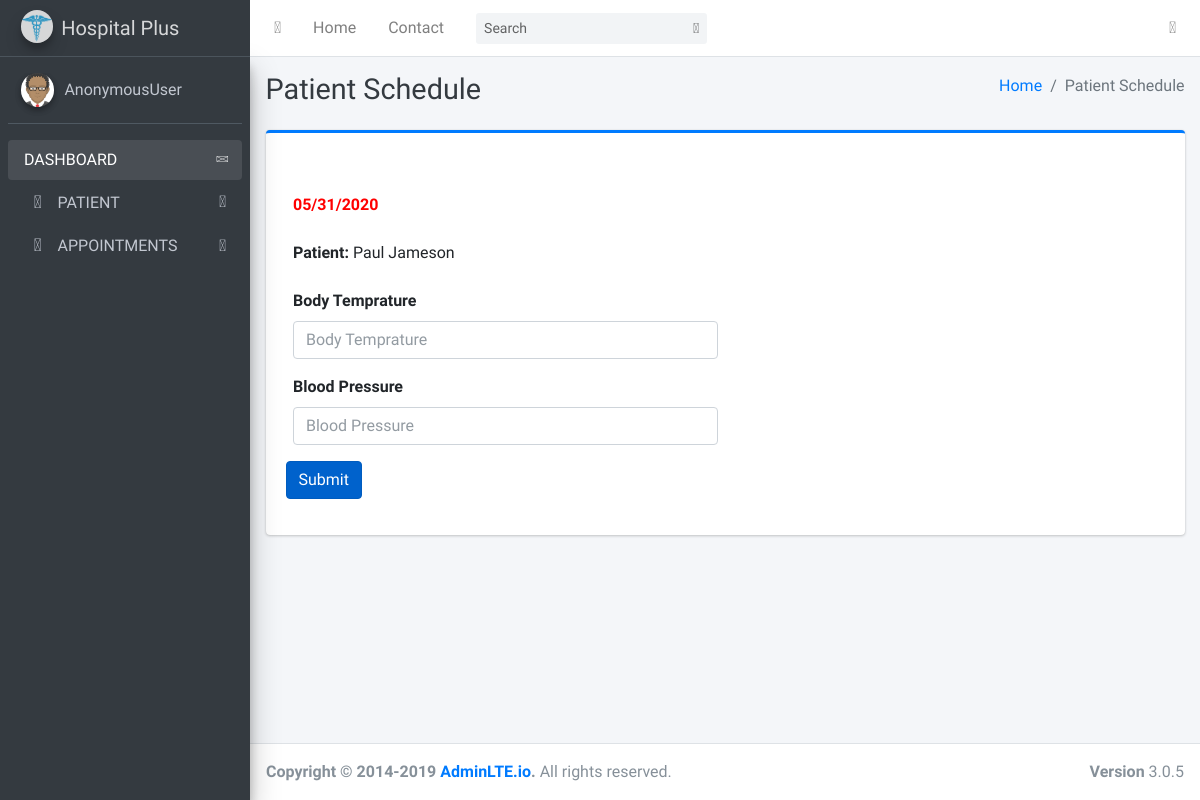
Page /schedule/1/ on the earlier database version.
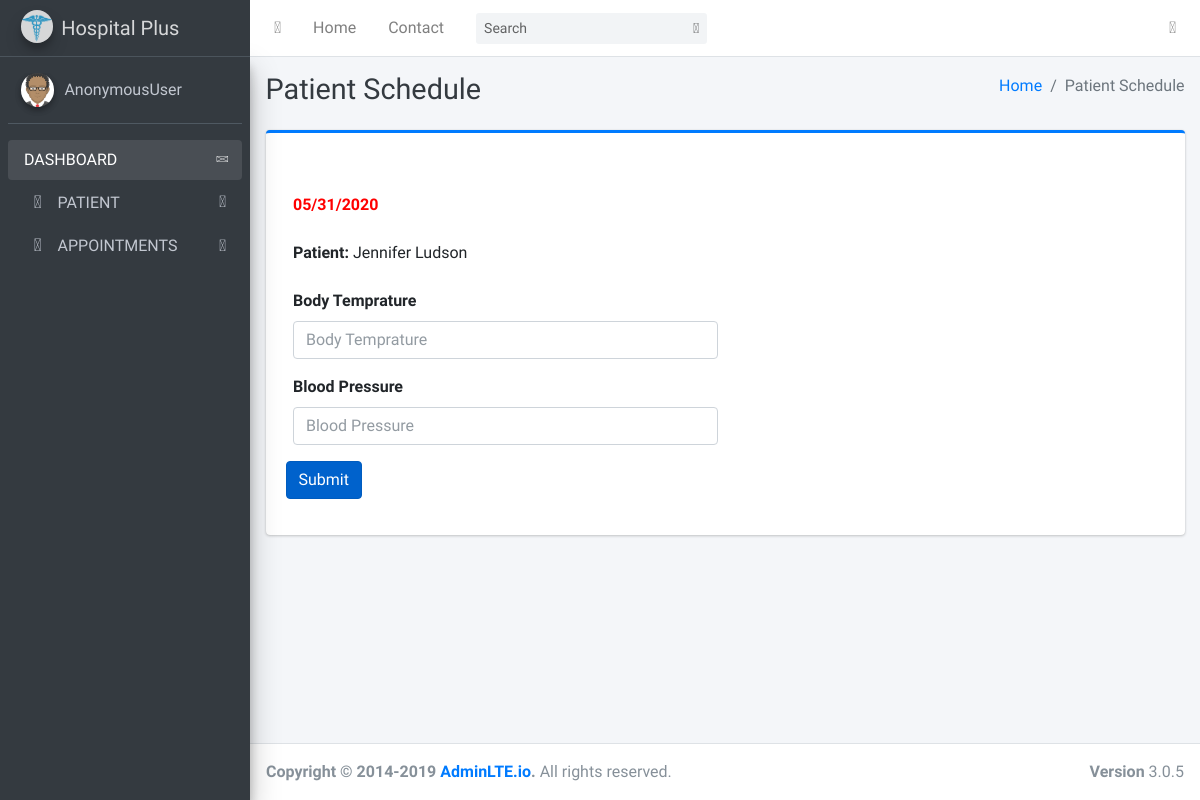
Same page on the later database version.
### hms/models.py (models this page shows, shortened)
class Patients(models.Model):
    fullName = models.CharField('Full Name', max_length=150, null = True)
    gender_choices = [
        ('Male', 'Male'),
        ('Female', 'Female'),
        ('Others', 'Others'),
    ]
    gender = models.CharField(
        max_length=10,
        choices=gender_choices,
        default= "AB+",
    )
    blood_group_choices = [
        ('A+', 'A+'),
        ('A-', 'A-'),
        ('B+', 'B+'),
        ('B-', 'B-'),
        ('O+', 'O+'),
        ('O-', 'O-'),
        ('AB+', 'AB+'),
        ('AB-', 'AB-'),
    ]
    blood_group = models.CharField(
        max_length=10,
        choices=blood_group_choices,
        default= "---",
    )
    birth_date = models.DateField('Date of Birth', null = True)
    phone = models.CharField('Phone Number', max_length=150, null = True)
    address = models.CharField('Address', max_length=150, null = True)
    patient_email = models.EmailField('Email', max_length=150, null = True)
    status_choices = [
        ('------', '-------'),
        ('Active', 'Active'),
        ('In-Active', 'In-Active'),
    ]
    status = models.CharField(
        max_length=20,
        choices=status_choices,
        default= "---",
    )
    create_date = models.DateField(auto_now_add=True, null = True)
    update_date = models.DateTimeField(auto_now=True,  null = True)

### hms/views.py (the view)
# urls.py: path('schedule/<str:pk>/', views.addSchedule, name='schedule'),
def addSchedule(request, pk):
    patients = Patients.objects.get(id=pk)
    form = ScheduleForm()
    if request.method == 'POST':
        form = ScheduleForm(request.POST)
        if form.is_valid():
           form.save()
           return redirect ('home')
    context = {'form':form, 'patients':patients }
    return render(request, 'hms/schedule.html', context)

### hms/forms.py
class ScheduleForm(forms.ModelForm):
    class Meta:
        model = Schedule
        fields = '__all__'
        exclude = ['patient_name']

### hms/templates/hms/schedule.html (shortened to what this page needs)
{% extends 'index.html' %}
{% load widget_tweaks %}
{% block cardtitle%} Patient Schedule  {% endblock%}
{% block breadcrumb%} Patient Schedule  {% endblock%}
{% block content %}
<form action="" method="post">
        <div class="form-group col-md-6" >
          <div><label for="schedule_date" style="color:red">{% now ' m/d/Y' %}</label></div>
        </div>
        <div class="form-group col-md-6">
            <label for="patient_name">Patient:  </label> {{patients.fullName}}
          </div>
          <div class="form-group col-md-6">
            <label for="description">Body Temprature</label>
            {% render_field form.temperature  placeholder="Body Temprature" type="text" class="form-control" %}
          </div>
          <div class="form-group col-md-6">
            <label for="case_status">Blood Pressure</label>
            {% render_field form.blood_pressure placeholder="Blood Pressure" type="text" class="form-control" %}
          </div>
    <button type="submit" class="btn btn-primary active">Submit</button>
  </form>
{%endblock%}

### hms/templates/index.html (shortened to what this page needs)
{%load static %}
<!DOCTYPE html>
<html>
<head>
  <link rel="stylesheet" href="{% static 'css/fontawesome.min.css' %}">
  <link rel="stylesheet" href="{% static 'css/ionicons.min.css' %}">
  <link rel="stylesheet" href="{% static 'css/bootstrap.min.css' %}">
  <link rel="stylesheet" href="{% static 'css/adminlte.min.css' %}">
</head>
<body class="hold-transition sidebar-mini layout-navbar-fixed">
<div class="wrapper">
  <nav class="main-header navbar navbar-expand navbar-white navbar-light">
    <ul class="navbar-nav">
      <li class="nav-item">
        <a class="nav-link" data-widget="pushmenu" href="#" role="button"><i class="fas fa-bars"></i></a>
      </li>
      <li class="nav-item d-none d-sm-inline-block">
        <a href="index3.html" class="nav-link">Home</a>
      </li>
      <li class="nav-item d-none d-sm-inline-block">
        <a href="#" class="nav-link">Contact</a>
      </li>
    </ul>
    <form class="form-inline ml-3">
      <div class="input-group input-group-sm">
        <input class="form-control form-control-navbar" type="search" placeholder="Search" aria-label="Search">
        <div class="input-group-append">
          <button class="btn btn-navbar" type="submit">
            <i class="fas fa-search"></i>
          </button>
        </div>
      </div>
    </form>
    <ul class="navbar-nav ml-auto">
      <li class="nav-item">
        <a class="nav-link" data-widget="control-sidebar" data-slide="true" href="#" role="button">
          <i class="fas fa-th-large"></i>
        </a>
      </li>
    </ul>
  </nav>
  <aside class="main-sidebar sidebar-dark-primary elevation-4">
    <a href="{% url 'home' %}" class="brand-link">
      <img src=" {% static 'images/hospi.png' %}" alt="AdminLTE Logo" class="brand-image img-circle elevation-3"
           style="opacity: .8">
      <span class="brand-text font-weight-light">Hospital Plus</span>
    </a>
    <div class="sidebar">
      <div class="user-panel mt-3 pb-3 mb-3 d-flex">
        <div class="image">
          <img src="{% static 'images/logo.png'%}" class="img-circle elevation-2" alt="User Image">
        </div>
        <div class="info">
          <a href="#" class="d-block">{{request.user}}</a>
        </div>
      </div>
      <nav class="mt-2">
        <ul class="nav nav-pills nav-sidebar flex-column" data-widget="treeview" role="menu" data-accordion="false">
          <li class="nav-item has-treeview menu-open">
            <a href="{% url  'home' %}" class="nav-link">
              <p>
                DASHBOARD
                <i class="right fas fa-angle-left"></i>
              </p>
            </a>
          </li>
          <li class="nav-item has-treeview">
            <a href="#" class="nav-link">
              <i class="nav-icon fas fa-chart-pie"></i>
              <p>
                PATIENT
                <i class="right fas fa-angle-left"></i>
              </p>
            </a>
          </li>
          <li class="nav-item has-treeview">
            <a href="#" class="nav-link">
              <i class="nav-icon fas fa-chart-pie"></i>
              <p>
                APPOINTMENTS
                <i class="right fas fa-angle-left"></i>
              </p>
            </a>
          </li>
        </ul>
      </nav>
    </div>
  </aside>
  <div class="content-wrapper">
    <div class="content-header">
      <div class="container-fluid">
        <div class="row mb-2">
          <div class="col-sm-6">
            <h1 class="m-0 text-dark">{% block cardtitle%} Add New Patient {% endblock%}</h1>
          </div>
          <div class="col-sm-6">
            <ol class="breadcrumb float-sm-right">
              <li class="breadcrumb-item"><a href="#">Home</a></li>
              <li class="breadcrumb-item active">{% block breadcrumb%}Add New Patient Info {% endblock%}</li>
            </ol>
          </div>
        </div>
      </div>
    </div>
    <section class="content">
      <div class="container-fluid">
            <div class="row">
              <div class="col-lg-12">
                <div class="card card-primary card-outline">
                  <div class="card-body">
                    <br>
                    <p class="card-text">
                    {% block content %}
                    {%endblock%}
                    </p>
                  </div>
                </div>
              </div>
            </div>
          </div>
    </section>
  </div>
  <footer class="main-footer">
    <strong>Copyright &copy; 2014-2019 <a href="#">AdminLTE.io</a>.</strong>
    All rights reserved.
    <div class="float-right d-none d-sm-inline-block">
      <b>Version</b> 3.0.5
    </div>
  </footer>
</div>
</body>
</html>

Differences in the rows shown:
changed Patients: fullName "Paul Jameson" → "Jennifer Ludson"
